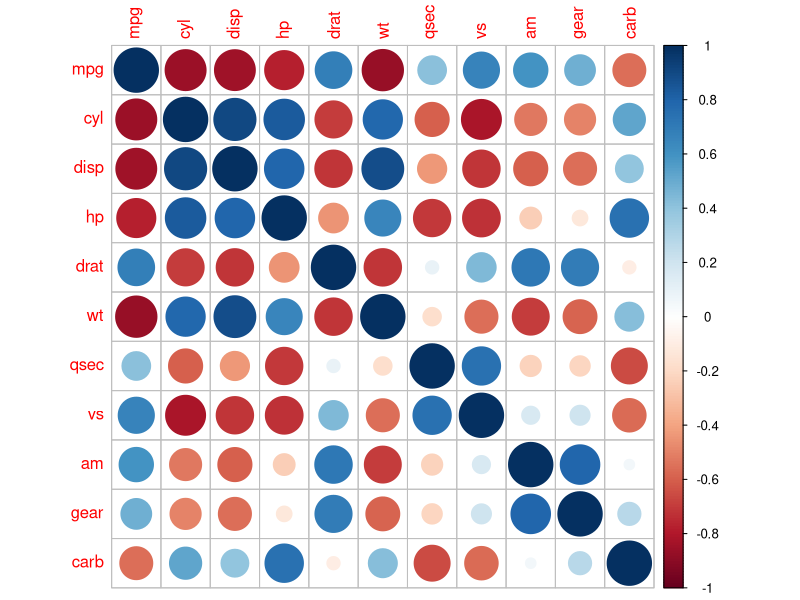
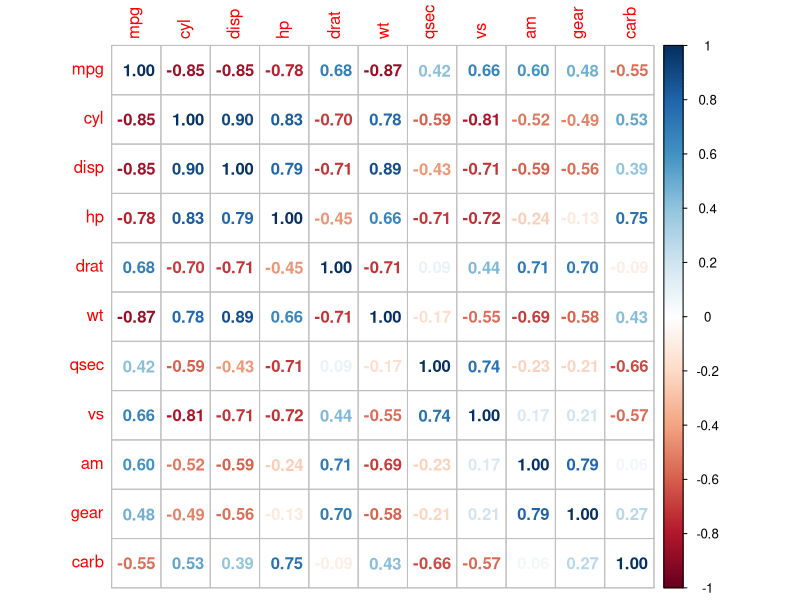
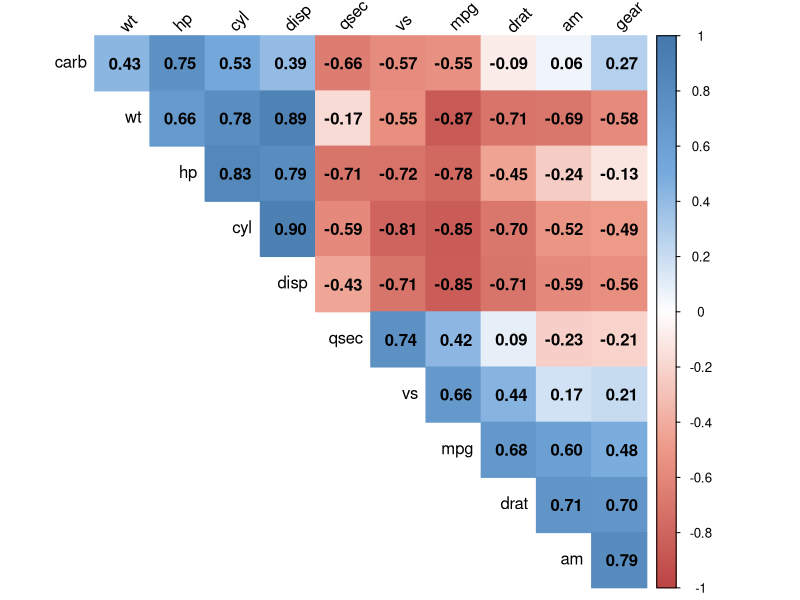

Write the R code that produced these figures, in order.
#install.packages('corrplot')
library(ggplot2)
library(dplyr)
library(corrplot)
mpg<-as.data.frame(ggplot2::mpg)

mpg_diff <- mpg %>% 
  select(class, cty) %>% 
  filter(class %in% c("compact", "suv"))
View(mpg_diff)

t.test(data = mpg_diff, cty ~ class, var.equal  = T)

economics <- as.data.frame(ggplot2::economics)
View(economics)
cor.test(economics$unemploy, economics$pce)

head(mtcars)
car_cor <- cor(mtcars) #상관행렬
round(car_cor,2)
corrplot(car_cor)
corrplot(car_cor, method = 'number')
col <- colorRampPalette(c("#BB4444", "#EE9988", "#FFFFFF", "#77AADD", "#4477AA"))

corrplot(car_cor,
         method = "color",       # 색깔로 표현
         col = col(500),         # 색상 200개 선정
         type = "upper",         # 왼쪽 아래 행렬만 표시
         order = "hclust",       # 유사한 상관계수끼리 군집화
         addCoef.col = "black",  # 상관계수 색깔
         tl.col = "black",       # 변수명 색깔
         tl.srt = 45,            # 변수명 45도 기울임
         diag = F)               # 대각 행렬 제외

